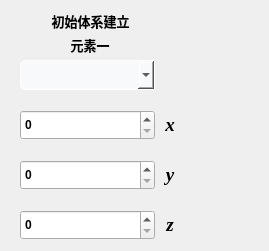
          <widget class="QWidget" name="page_3">
           <widget class="QLabel" name="label">
            <property name="geometry">
             <rect>
              <x>30</x>
              <y>10</y>
              <width>121</width>
              <height>21</height>
             </rect>
            </property>
            <property name="font">
             <font>
              <family>微软雅黑</family>
              <pointsize>10</pointsize>
              <bold>true</bold>
             </font>
            </property>
            <property name="styleSheet">
             <string notr="true">border-color: rgb(233, 236, 239);
color: rgb(0, 0, 0);</string>
            </property>
            <property name="text">
             <string>初始体系建立</string>
            </property>
            <property name="alignment">
             <set>Qt::AlignmentFlag::AlignCenter</set>
            </property>
           </widget>
           <widget class="QComboBox" name="exp1_ele1_comboBox">
            <property name="geometry">
             <rect>
              <x>20</x>
              <y>60</y>
              <width>135</width>
              <height>30</height>
             </rect>
            </property>
            <property name="font">
             <font>
              <family>Times New Roman</family>
              <pointsize>9</pointsize>
              <bold>true</bold>
             </font>
            </property>
            <property name="cursor">
             <cursorShape>OpenHandCursor</cursorShape>
            </property>
            <property name="styleSheet">
             <string notr="true">QComboBox{
	border: 1px solid white;
	border-top-right-radius: 2px;
	border-bottom-right-radius: 2px;
    border-top-left-radius: 5px;
	border-bottom-left-radius: 5px;
    padding: 2px 3px 2px 3px;
    min-width: 3em;
	background-color: #f8f9fa;
	
	color: rgb(0, 0, 0);
}


</string>
            </property>
           </widget>
           <widget class="QLabel" name="label_2">
            <property name="geometry">
             <rect>
              <x>65</x>
              <y>30</y>
              <width>50</width>
              <height>30</height>
             </rect>
            </property>
            <property name="font">
             <font>
              <family>微软雅黑</family>
              <pointsize>10</pointsize>
              <bold>true</bold>
             </font>
            </property>
            <property name="styleSheet">
             <string notr="true">border-color: rgb(233, 236, 239);
color: rgb(0, 0, 0);</string>
            </property>
            <property name="text">
             <string>元素一</string>
            </property>
            <property name="alignment">
             <set>Qt::AlignmentFlag::AlignCenter</set>
            </property>
           </widget>
           <widget class="QLabel" name="label_8">
            <property name="geometry">
             <rect>
              <x>220</x>
              <y>57</y>
              <width>40</width>
              <height>35</height>
             </rect>
            </property>
            <property name="sizePolicy">
             <sizepolicy hsizetype="Preferred" vsizetype="Preferred">
              <horstretch>0</horstretch>
              <verstretch>0</verstretch>
             </sizepolicy>
            </property>
            <property name="styleSheet">
             <string notr="true">border-image: url(:/background/原子.png);</string>
            </property>
            <property name="text">
             <string/>
            </property>
           </widget>
           <widget class="QSpinBox" name="exp1_ele1x_spinBox">
            <property name="geometry">
             <rect>
              <x>20</x>
              <y>110</y>
              <width>135</width>
              <height>30</height>
             </rect>
            </property>
            <property name="sizePolicy">
             <sizepolicy hsizetype="Preferred" vsizetype="Fixed">
              <horstretch>0</horstretch>
              <verstretch>0</verstretch>
             </sizepolicy>
            </property>
            <property name="font">
             <font>
              <family>Arial</family>
              <bold>true</bold>
             </font>
            </property>
            <property name="styleSheet">
             <string notr="true">QSpinBox{

	border: 1px solid white;
    border-radius: 3px;
    padding: 1px 2px 1px 2px;
    min-width: 3em;
	background-color: #f8f9fa;
}
	color: rgb(0，0，0);

</string>
            </property>
            <property name="maximum">
             <number>1000000000</number>
            </property>
           </widget>
           <widget class="QLabel" name="label_4">
            <property name="geometry">
             <rect>
              <x>155</x>
              <y>110</y>
              <width>30</width>
              <height>30</height>
             </rect>
            </property>
            <property name="font">
             <font>
              <family>Times New Roman</family>
              <pointsize>14</pointsize>
              <italic>true</italic>
              <bold>true</bold>
             </font>
            </property>
            <property name="styleSheet">
             <string notr="true">border-color: rgb(233, 236, 239);
color: rgb(0, 0, 0);</string>
            </property>
            <property name="text">
             <string>x</string>
            </property>
            <property name="alignment">
             <set>Qt::AlignmentFlag::AlignCenter</set>
            </property>
           </widget>
           <widget class="QSpinBox" name="exp1_ele1y_spinBox">
            <property name="geometry">
             <rect>
              <x>20</x>
              <y>160</y>
              <width>135</width>
              <height>30</height>
             </rect>
            </property>
            <property name="sizePolicy">
             <sizepolicy hsizetype="Preferred" vsizetype="Fixed">
              <horstretch>0</horstretch>
              <verstretch>0</verstretch>
             </sizepolicy>
            </property>
            <property name="font">
             <font>
              <family>Arial</family>
              <bold>true</bold>
             </font>
            </property>
            <property name="styleSheet">
             <string notr="true">QSpinBox{

	border: 1px solid white;
    border-radius: 3px;
    padding: 1px 2px 1px 2px;
    min-width: 3em;
	background-color: #f8f9fa;
}
	color: rgb(0，0，0);
</string>
            </property>
            <property name="maximum">
             <number>1000000000</number>
            </property>
           </widget>
           <widget class="QLabel" name="label_5">
            <property name="geometry">
             <rect>
              <x>155</x>
              <y>160</y>
              <width>30</width>
              <height>30</height>
             </rect>
            </property>
            <property name="font">
             <font>
              <family>Times New Roman</family>
              <pointsize>14</pointsize>
              <italic>true</italic>
              <bold>true</bold>
             </font>
            </property>
            <property name="styleSheet">
             <string notr="true">border-color: rgb(233, 236, 239);
color: rgb(0, 0, 0);</string>
            </property>
            <property name="text">
             <string>y</string>
            </property>
            <property name="alignment">
             <set>Qt::AlignmentFlag::AlignCenter</set>
            </property>
           </widget>
           <widget class="QSpinBox" name="exp1_ele1z_spinBox">
            <property name="geometry">
             <rect>
              <x>20</x>
              <y>210</y>
              <width>135</width>
              <height>30</height>
             </rect>
            </property>
            <property name="sizePolicy">
             <sizepolicy hsizetype="Preferred" vsizetype="Fixed">
              <horstretch>0</horstretch>
              <verstretch>0</verstretch>
             </sizepolicy>
            </property>
            <property name="font">
             <font>
              <family>Arial</family>
              <bold>true</bold>
             </font>
            </property>
            <property name="styleSheet">
             <string notr="true">QSpinBox{

	border: 1px solid white;
    border-radius: 3px;
    padding: 1px 2px 1px 2px;
    min-width: 3em;
	background-color: #f8f9fa;
}
	color: rgb(0，0，0);
</string>
            </property>
            <property name="maximum">
             <number>1000000000</number>
            </property>
           </widget>
           <widget class="QLabel" name="label_6">
            <property name="geometry">
             <rect>
              <x>155</x>
              <y>210</y>
              <width>30</width>
              <height>30</height>
             </rect>
            </property>
            <property name="font">
             <font>
              <family>Times New Roman</family>
              <pointsize>14</pointsize>
              <italic>true</italic>
              <bold>true</bold>
             </font>
            </property>
            <property name="styleSheet">
             <string notr="true">border-color: rgb(233, 236, 239);
color: rgb(0, 0, 0);</string>
            </property>
            <property name="text">
             <string>z</string>
            </property>
            <property name="alignment">
             <set>Qt::AlignmentFlag::AlignCenter</set>
            </property>
           </widget>
           <widget class="QLabel" name="label_9">
            <property name="geometry">
             <rect>
              <x>220</x>
              <y>107</y>
              <width>40</width>
              <height>35</height>
             </rect>
            </property>
            <property name="sizePolicy">
             <sizepolicy hsizetype="Preferred" vsizetype="Preferred">
              <horstretch>0</horstretch>
              <verstretch>0</verstretch>
             </sizepolicy>
            </property>
            <property name="styleSheet">
             <string notr="true">border-image: url(:/background/坐标轴.png);</string>
            </property>
            <property name="text">
             <string/>
            </property>
           </widget>
           <widget class="QLabel" name="label_10">
            <property name="geometry">
             <rect>
              <x>220</x>
              <y>157</y>
              <width>40</width>
              <height>35</height>
             </rect>
            </property>
            <property name="sizePolicy">
             <sizepolicy hsizetype="Preferred" vsizetype="Preferred">
              <horstretch>0</horstretch>
              <verstretch>0</verstretch>
             </sizepolicy>
            </property>
            <property name="styleSheet">
             <string notr="true">border-image: url(:/background/坐标轴.png);</string>
            </property>
            <property name="text">
             <string/>
            </property>
           </widget>
           <widget class="QLabel" name="label_11">
            <property name="geometry">
             <rect>
              <x>220</x>
              <y>207</y>
              <width>40</width>
              <height>35</height>
             </rect>
            </property>
            <property name="sizePolicy">
             <sizepolicy hsizetype="Preferred" vsizetype="Preferred">
              <horstretch>0</horstretch>
              <verstretch>0</verstretch>
             </sizepolicy>
            </property>
            <property name="styleSheet">
             <string notr="true">border-image: url(:/background/坐标轴.png);</string>
            </property>
            <property name="text">
             <string/>
            </property>
           </widget>
          </widget>
